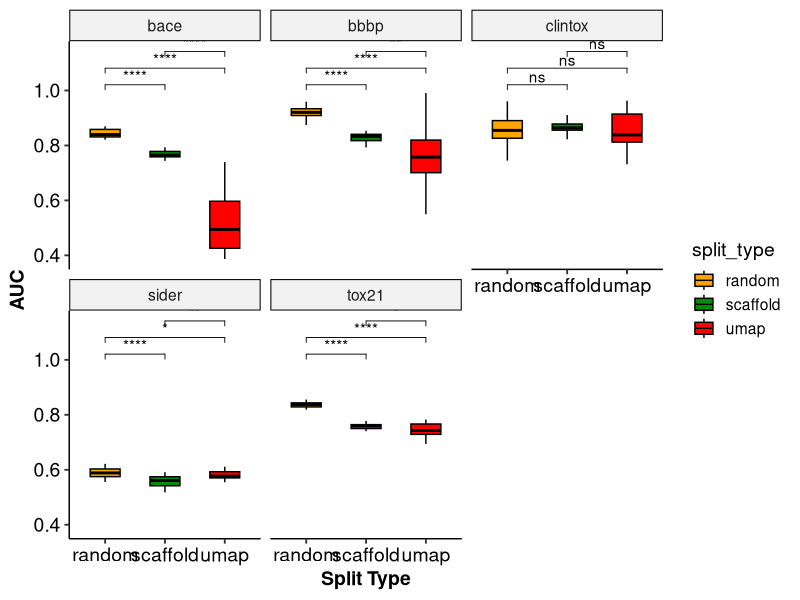
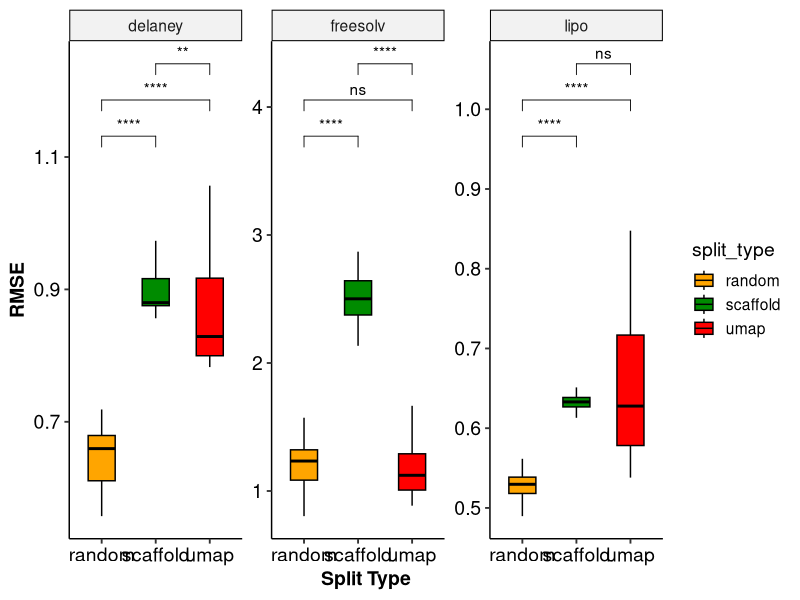

Generate these figures, in order, with R:
library(readxl)
library(ggpubr)
library(tidyr)
library(reshape)

splits_data <- data.frame(read_excel("./rsu_ensemble.xlsx", 
                           sheet = "machine_readable",
                           col_types=c("text", "numeric", "numeric", "numeric",
                                       "numeric", "numeric")))
head(splits_data)

df <- splits_data %>% pivot_longer( 
  cols=c("random", "scaffold", "umap"), 
  names_to="split_type", values_to="value")

head(df)

regression_tasks = c("freesolv","lipo","delaney")

comparisons <- list(
  c("random", "scaffold"),
  c("random", "umap"),
  c("scaffold", "umap")
)

p_classification <- ggboxplot(
  df[-which(df$dataset %in% regression_tasks),],
  x = "split_type",
  y = "value",
  fill = "split_type",
  #palette = "npg", # decent default palette
  width = 0.5,
  outlier.shape = NA
) +
  scale_fill_manual(
    values=c("orange","green4","red")
  ) +
  stat_compare_means(
    comparisons = comparisons,
    method = "wilcox.test",
    paired = FALSE, 
    label = "p.signif",
    step.increase = 0.1
  ) +
  labs(
    x = "Split Type",
    y = "AUC"
  ) +
  theme_pubr(base_size = 14) +
  theme(
    legend.position = "right",
    axis.title = element_text(face = "bold")
  ) + facet_wrap(~dataset)

p_classification



p_regression <- ggboxplot(
  df[which(df$dataset %in% regression_tasks),],
  x = "split_type",
  y = "value",
  fill = "split_type",
  # palette = "npg", # remove default palette
  width = 0.5,
  outlier.shape = NA
) +
  scale_fill_manual(
    values=c("orange","green4","red")
  ) +
  stat_compare_means(
    comparisons = comparisons,
    method = "wilcox.test",
    paired = FALSE,
    label = "p.signif",
    step.increase = 0.1
  ) +
  labs(
    x = "Split Type",
    y = "RMSE"
  ) +
  theme_pubr(base_size = 14) +
  theme(
    legend.position = "right",
    axis.title = element_text(face = "bold")
  ) + facet_wrap(~dataset, scales="free_y") # bc RMSE on diff scale

p_regression
